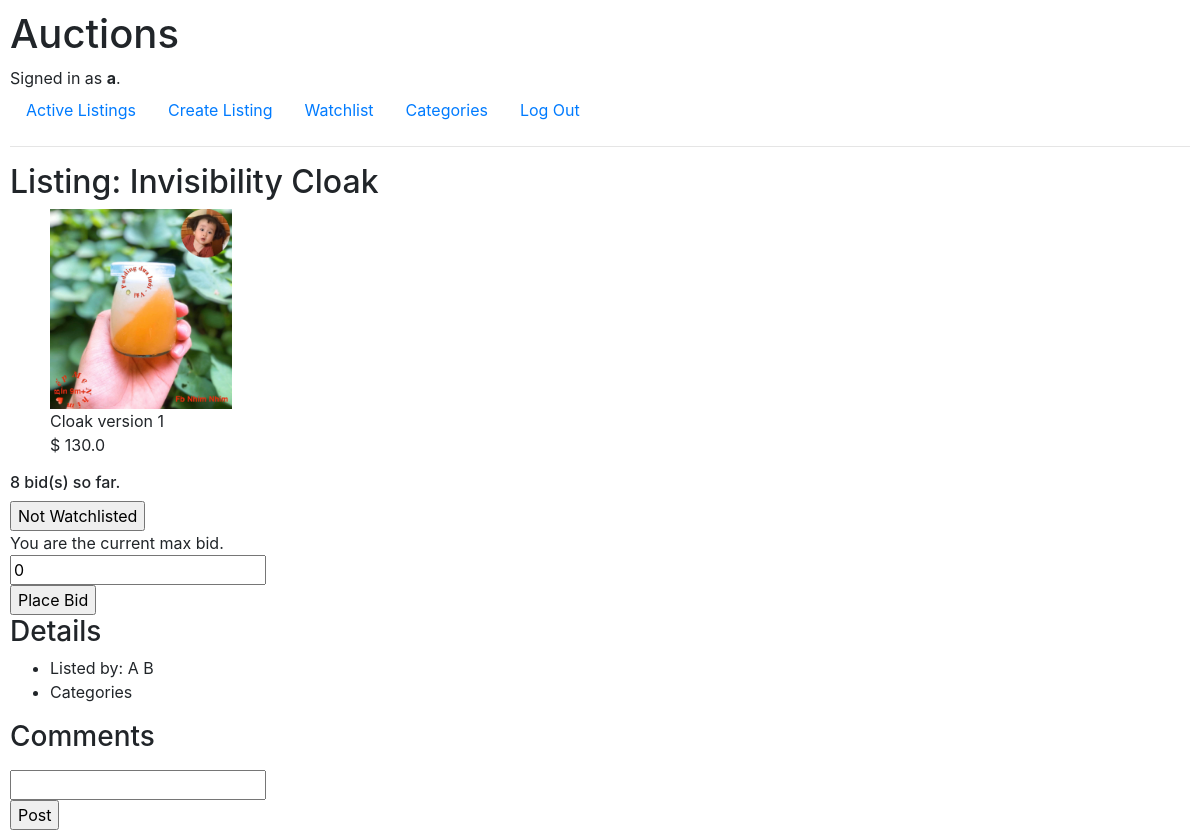
Before: /listing/1 (signed in) with the older database file.
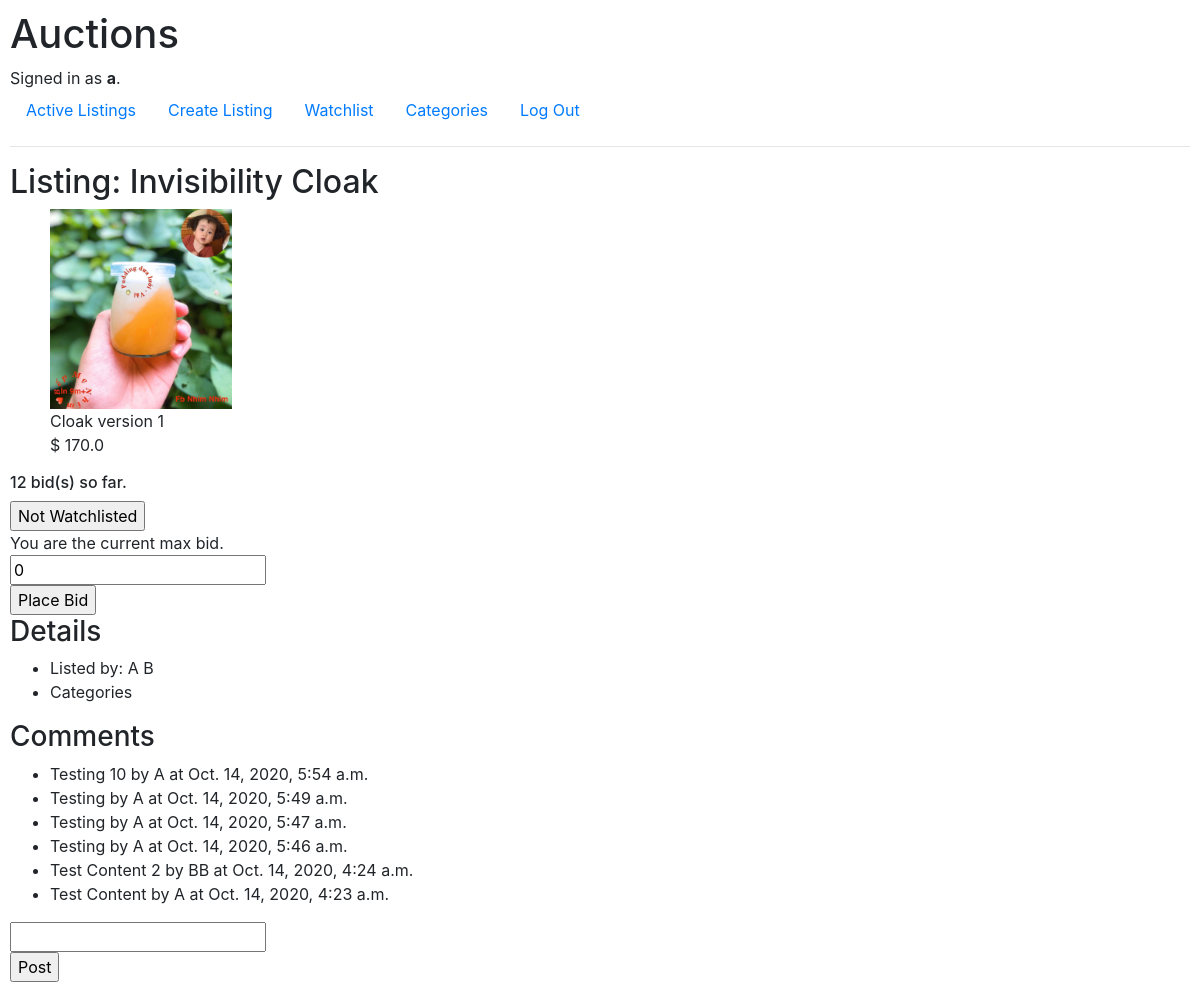
After: the same page with the newer database file.
### auctions/models.py (models this page shows, shortened)
class Bid(models.Model):
    item = models.ForeignKey(Listing, on_delete=models.CASCADE)
    bid = models.FloatField()
    bid_by = models.ForeignKey(User, on_delete=models.CASCADE)

class Comment(models.Model):
    item = models.ForeignKey(Listing, on_delete=models.CASCADE)
    content = models.CharField(max_length=256)
    created = models.DateTimeField(auto_now=True)
    created_by = models.ForeignKey(User, on_delete=models.CASCADE)

class User(AbstractUser):
    def __str__(self):
        return f"{self.username} - {self.email}"

### auctions/views.py (the view)
# urls.py: path("listing", views.listing, name="listing"),
def listing(request, id=0):
    if request.method == "POST":
        form = NewListingForm(request.POST)
        if form.is_valid():
            obj = form.save(commit=False)
            obj.created_by = request.user
            obj.save()
            return HttpResponseRedirect(reverse("index"))
    else:
        item = Listing.objects.get(id=id)
        bids = Bid.objects.filter(item=item)
        is_max_bid = request.user.id is not None and bids and max(
            bids, key=lambda b: b.bid).bid_by.id == request.user.id
        comments = Comment.objects.filter(item=item)
        watchlisted = Watchlist.objects.filter(
            item=item, user=request.user).count() > 0
        return render(request, "auctions/listing.html", {
            "item": item,
            "price": max(item.price, max(bids, key=lambda b: b.bid).bid),
            "total_bids": len(bids),
            "is_max_bid": is_max_bid,
            "watchlisted": watchlisted,
            "watchlist_form": WatchlistForm(None, initial={
                "item": item,
                "delete": watchlisted,
            }),
            "bid_form": BidForm(None, initial={
                "item": item,
                "bid": 0,
            }),
            "comments": sorted(comments, key=lambda c: c.created, reverse=True),
            "comment_form": CommentForm(None, initial={
                "item": item,
                "content": "",
            }),
        })

### auctions/views.py
class WatchlistForm(forms.ModelForm):
    delete = forms.BooleanField(widget=forms.HiddenInput(), required=False)
    class Meta:
        model = Watchlist
        fields = ["item"]
        widgets = {
            "item": forms.HiddenInput
        }

class BidForm(forms.ModelForm):
    class Meta:
        model = Bid
        fields = ["item", "bid"]
        widgets = {
            "item": forms.HiddenInput
        }

### auctions/templates/auctions/listing.html (shortened to what this page needs)
{% extends "auctions/layout.html" %}
{% load static %}
{% block body %}
<h2>Listing: {{ item.item }}</h2>
<ul>
    <img class="listing image" src="{% static item.image %}">
    <br />
    {{ item.description }}
    <br />
    {{ item.currency }} {{ price }}
</ul>
<h6> {{ total_bids }} bid(s) so far. </h6>
{% if user.is_authenticated %}
<form action="{% url 'watchlist' %}" method="post">
    {% if watchlisted %}
    <input type="submit" value="Watchlisted">
    {% else %}
    <input type="submit" value="Not Watchlisted">
    {% endif %}
</form>
{% if total_bids > 0 %}
{% if is_max_bid %}
You are the current max bid.
{% else %}
You are not the current max bid.
{% endif %}
{% endif %}
<div class="bid">
    <form action="{% url 'bid' %}" method="post">
        <table>
            {{ bid_form.bid }}
        </table>
        <input type="submit" value="Place Bid">
    </form>
</div>
{% else %}
<a class="nav-link" href="{% url 'login' %}">Log in to bid</a>
{% endif %}
<h3>Details</h3>
<ul>
    <li>Listed by: {{ item.created_by.first_name }} {{ item.created_by.last_name }}</li>
    <li>Categories</li>
</ul>
<h3>Comments</h3>
<ul>
    {% for comment in comments %}
    <li>{{ comment.content }} by {{ comment.created_by.first_name}} at {{ comment.created }}</li>
    {% endfor %}
</ul>
<div class="comments">
    <form action="{% url 'comment' %}" method="post">
        <table>
            {{ comment_form.content }}
        </table>
        <input type="submit" value="Post">
    </form>
</div>
{% endblock %}

Changed rows visible on the page:
no longer on this page (row unchanged): Bid: bid "130.0"
added Bid: bid "170.0"
added Comment: content "Testing 10", created_by.first_name "A", created "Oct. 14, 2020, 5:54 a.m."
added Comment: content "Testing", created_by.first_name "A", created "Oct. 14, 2020, 5:49 a.m."
added Comment: content "Testing", created_by.first_name "A", created "Oct. 14, 2020, 5:47 a.m."
added Comment: content "Testing", created_by.first_name "A", created "Oct. 14, 2020, 5:46 a.m."
added Comment: content "Test Content 2", created_by.first_name "BB", created "Oct. 14, 2020, 4:24 a.m."
added Comment: content "Test Content", created_by.first_name "A", created "Oct. 14, 2020, 4:23 a.m."
Other visible differences:
{{ total_bids }}: "8" → "12"
